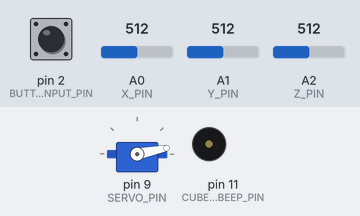
A sketch run on a simulated Arduino Uno, built with avr-gcc and run on an emulated ATmega328P. On the bench: servo, buzzer (waves = sounding). The test bench sets the inputs (shaded band); at power-on: A0 (X_PIN) = 512, pin 2 (BUTTON_INPUT_PIN) HIGH, A2 (Z_PIN) = 512, A1 (Y_PIN) = 512. Random numbers use the default seed unless the sketch sets one; what the sketch prints to the serial monitor is not drawn.

Above: at 1.2 s.
1.3 s: A0 (X_PIN) set to 716
At 2.3 s:
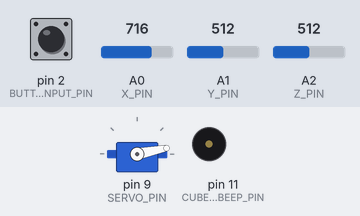
2.9 s: pin 2 (BUTTON_INPUT_PIN) pulled LOW for 3.2 s
At 6.7 s:
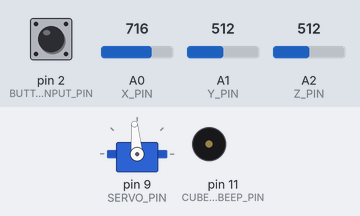
7.6 s: A2 (Z_PIN) set to 900
At 8.4 s:
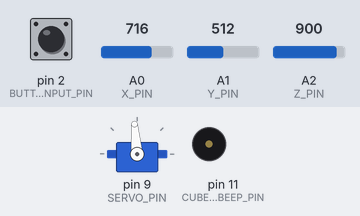
9.2 s: pin 2 (BUTTON_INPUT_PIN) pulled LOW for 0.15 s
At 9.8 s:
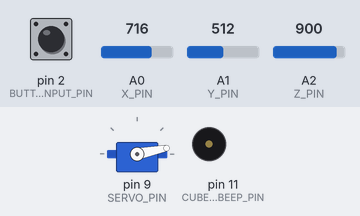
10.8 s: pin 2 (BUTTON_INPUT_PIN) pulled LOW for 1 s
At 11.2 s:
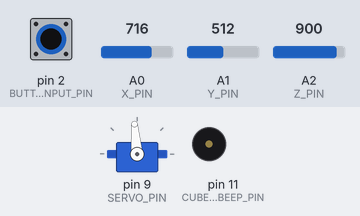
Timing chart, 0 to 13.8 s (numbered marks = the images above; inputs shaded):
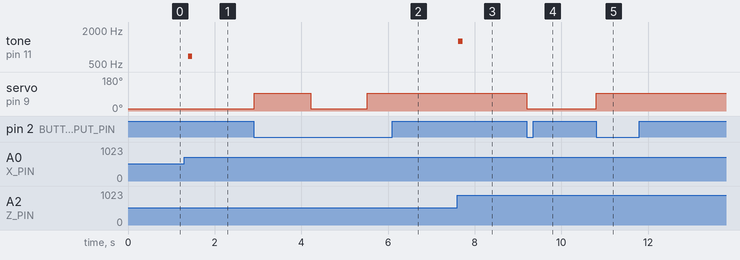

The sketch:

puzzleBox.ino
```cpp
#include <Servo.h>
#include "orientation.h"
#include "cubeOrientation.h"
#include "verifySequence.h"
#include "servoControl.h"


void setup() {
  // put your setup code here, to run once:
  Serial.begin(9600);
  Serial.print("I'm starting");
}

void loop() {
  delay(10);
  cubeOrientation_tick();
  verifySequence_tick();
  servoControl_tick();
}
```

cubeOrientation.cpp
```cpp
#include "cubeOrientation.h"

#define NO_CHANGE   0
#define IS_CHANGE   1
#define NO_READINGS 0


static int num_readings; // The number of readings currently acquired before reaching SURETY
static bool changeOfTop; // Whether or not the side has changed
static int currentTop;   // The cube's current side, determined after reaching SURETY
static int tempTop;      // The side that's currently being counted on, pre-SURETY


enum cubeOrientation_st_t {
	init_st,           // The initial state of the state machine
	count_readings_st, // Count readings until you get a SURETY number of them in a row
	final_st           // The final state of the state machine
} co_currentState = init_st;


// Ticks the SM
void cubeOrientation_tick(){
	// Perform state actions first
	switch(co_currentState){
		case init_st:
			num_readings = NO_READINGS;
			changeOfTop = NO_CHANGE;
			tempTop = orientation_getCubeTop();
			break;
		case count_readings_st:
			num_readings++;
			break;
		case final_st:
			changeOfTop = IS_CHANGE;
			currentTop = tempTop;
      cubeOrientation_beep();
      Serial.print(currentTop);
			break;
		default:
			break;
	}

	// Perform state transitions second
	switch(co_currentState){
		case init_st:
			co_currentState = count_readings_st;
			break;
		case count_readings_st:
			if (orientation_getCubeTop() != tempTop){ // If the orientation has changed
				num_readings = NO_READINGS; // reset the counter
				tempTop = orientation_getCubeTop(); // reset the temptop
        co_currentState = count_readings_st;
			}
			else if ( (orientation_getCubeTop() == tempTop) && // if the orientation hasn't changed but there's still counting to do
				        (num_readings < CUBEORIENTATION_SURETY) ){
				tempTop = orientation_getCubeTop(); // reset the temp top and stay in the same state
        co_currentState = count_readings_st;
      }
      else if (  (num_readings >= CUBEORIENTATION_SURETY) && // if the orientation hasn't changed and you've reached SURETY,
            		 (orientation_getCubeTop() == tempTop)   &&
            		 (tempTop == currentTop) ){   //     but the user is still on the same side as last time, start counting again
        num_readings = NO_READINGS;
        tempTop = orientation_getCubeTop();
        co_currentState = count_readings_st;
      }
      else if (  (num_readings >= CUBEORIENTATION_SURETY) && // if the orientation hasn't changed and you've reached SURETY, and tempTop is different from last time
                 (orientation_getCubeTop() == tempTop)    &&
                 (tempTop != currentTop) &&
                 (tempTop != CUBE_EDGE)){
        currentTop = tempTop;
        co_currentState = final_st; // Proceed to final state
      }
			break;
		case final_st:
			co_currentState = init_st;
			break;
		default:
			break;
	}
}

// Returns true if the side has changed, false if otherwise
bool cubeOrientation_topChanged(){
	return changeOfTop;
}


// Returns the side as determined by the state machine
int cubeOrientation_getCurrentTop(){
	return currentTop;
}

void cubeOrientation_beep() {
  int randomTone = random(CUBEORIENTATION_LOWEST_FREQ, CUBEORIENTATION_MAX_FREQ);
  tone(CUBEORIENTATION_BEEP_PIN, randomTone, CUBEORIENTATION_BEEP_DURATION);
}
```

cubeOrientation.h
```cpp
#ifndef cubeOrientation_h
#define cubeOrientation_h

/////////////////////////////////////////
// cubeOrientation is a state machine that determines for certain whether a user has turned a cube to a specific side.
// If the user turns the cube to a side, the state machine sets a global variable, and reports that the side has changed.
// Justin Egbert, June 2016
//////////////////////////////////////////
#include "orientation.h"

#define CUBEORIENTATION_SURETY 5  // The number of readings in a row needed to verify that the user has indeed changed the cube's face up
#define CUBEORIENTATION_BEEP_PIN 11
#define CUBEORIENTATION_BEEP_DURATION 100 // The number of ticks the duration should beep a piezoelectric buzzer
#define CUBEORIENTATION_LOWEST_FREQ 31
#define CUBEORIENTATION_MAX_FREQ 1500


void cubeOrientation_tick(); // Ticks the SM

bool cubeOrientation_topChanged(); // Returns true if the top side has changed, false if otherwise

int cubeOrientation_getCurrentTop(); // Returns the top side as determined by the state machine

void cubeOrientation_beep(); // Beeps a piezoelectric buzzer for a short time at a random frequency

#endif
```

orientation.cpp
```cpp
#include "orientation.h"

//determines whether a number is within a degree range on a circle
bool withinRange(double minVal, double givenVal, double maxVal){
  double correction = minVal;
  minVal = 0;
  givenVal = givenVal - correction;
  if (givenVal < 0) givenVal = 360 + givenVal;
  maxVal = maxVal - correction;
  if (maxVal < 0) maxVal = 360 + maxVal;
  if ((givenVal < maxVal) && (givenVal > minVal)) return true;
  else return false;
}

int cubeTopSide(double x, double y, double z){

  if( withinRange(TOPX - WIGGLE, x, TOPX + WIGGLE) &&
      withinRange(TOPY - WIGGLE, y, TOPY + WIGGLE) &&
      withinRange(TOPZ - WIGGLE, z, TOPZ + WIGGLE)   ) return CUBE_TOP;

  else if( withinRange(BOTX - WIGGLE, x, BOTX + WIGGLE) &&
           withinRange(BOTY - WIGGLE, y, BOTY + WIGGLE) &&
           withinRange(BOTZ - WIGGLE, z, BOTZ + WIGGLE)   ) return CUBE_BOTTOM;

  else if( withinRange(FROX - WIGGLE, x, FROX + WIGGLE) &&
           withinRange(FROY - WIGGLE, y, FROY + WIGGLE) &&
           withinRange(FROZ - WIGGLE, z, FROZ + WIGGLE)   ) return CUBE_FRONT;

  else if( withinRange(BACX - WIGGLE, x, BACX + WIGGLE) &&
           withinRange(BACY - WIGGLE, y, BACY + WIGGLE) &&
           withinRange(BACZ - WIGGLE, z, BACZ + WIGGLE)   ) return CUBE_BACK;

  else if( withinRange(LEFX - WIGGLE, x, LEFX + WIGGLE) &&
           withinRange(LEFY - WIGGLE, y, LEFY + WIGGLE) &&
           withinRange(LEFZ - WIGGLE, z, LEFZ + WIGGLE)   ) return CUBE_LEFT;

  else if( withinRange(RIGX - WIGGLE, x, RIGX + WIGGLE) &&
           withinRange(RIGY - WIGGLE, y, RIGY + WIGGLE) &&
           withinRange(RIGZ - WIGGLE, z, RIGZ + WIGGLE)   ) return CUBE_RIGHT;

  return CUBE_EDGE;
}

int orientation_getCubeTop(){
  //read the analog values from the accelerometer
  int xRead = analogRead(X_PIN);
  int yRead = analogRead(Y_PIN);
  int zRead = analogRead(Z_PIN);

  //convert read values to degrees -90 to 90 - Needed for atan2
  int xAng = map(xRead, MINVAL, MAXVAL, -90, 90);
  int yAng = map(yRead, MINVAL, MAXVAL, -90, 90);
  int zAng = map(zRead, MINVAL, MAXVAL, -90, 90);

  //Caculate 360deg values like so: atan2(-yAng, -zAng)
  //atan2 outputs the value of -π to π (radians)
  //We are then converting the radians to degrees
  double x = RAD_TO_DEG * (atan2(-yAng, -zAng) + PI);
  double y = RAD_TO_DEG * (atan2(-xAng, -zAng) + PI);
  double z = RAD_TO_DEG * (atan2(-yAng, -xAng) + PI);

  return cubeTopSide(x, y, z);
}
```

orientation.h
```cpp
#ifndef orientation_h
#define orientation_h

////////////////////////////////////////////////////////////////////////////
// orientation uses an accelerometer to determine an object's orientation
// Justin Egbert, accelerometer read code adapted from Bildr
// June 2016
////////////////////////////////////////////////////////////////////////////
#include "Arduino.h"


// Analog read pins
#define X_PIN 0
#define Y_PIN 1
#define Z_PIN 2

// The minimum and maximum values that came from
// the accelerometer while standing still
// You very well may need to change these
#define MINVAL 275
#define MAXVAL 315

// How many degrees of wiggle room for determining sideup?
#define WIGGLE 20

// What are the coords for each side of a cube?
#define TOPX  14  // Top side's coordinates (when the top is facing up)
#define TOPY  19
#define TOPZ  36
#define BOTX  127 // Bottom side's coordinates (when the bottom is facing up)
#define BOTY  126
#define BOTZ  45
#define FROX  40  // Front side's coordinates (when the front is facing up)
#define FROY  70
#define FROZ  20
#define BACX  40  // Back side's coordinates (when the back is facing up)
#define BACY  322
#define BACZ  129
#define LEFX  320 // Left side's coordinates (when the left side is facing up)
#define LEFY  38
#define LEFZ  315
#define RIGX  68  // Right side's coordinates (when the right side is facing up)
#define RIGY  42
#define RIGZ  70

// The sides of a cube
#define CUBE_TOP    0
#define CUBE_BOTTOM 1
#define CUBE_LEFT   2
#define CUBE_RIGHT  3
#define CUBE_FRONT  4
#define CUBE_BACK   5
#define CUBE_EDGE   6

// The letters on the sides of the cube
#define CUBE_T CUBE_RIGHT
#define CUBE_H CUBE_TOP
#define CUBE_I CUBE_BACK
#define CUBE_N CUBE_BOTTOM
#define CUBE_K CUBE_FRONT
#define CUBE_E CUBE_LEFT


// Returns the value for whichever side of a cube is facing up,
// should the accelerometer be mounted in a cube
int orientation_getCubeTop();

#endif
```

servoControl.cpp
```cpp
#include "servoControl.h"

#define OPEN_TIME  100 // in ms
#define TIMER_INIT 0
#define OPEN_DEGREES 95
#define CLOSED_DEGREES 11

int openTimer;

Servo myServo;

enum servoControl_smt_t{
  init_st,        // Initialize the SM
  closed_st,      // continuously checks if the servo should open or not
  open_st         // opens the servo until the closed button is pressed
} sc_currentState = init_st;


// Ticks the vs SM
void servoControl_tick(){
  // Perform state actions first
  switch(sc_currentState){
    case init_st:
      myServo.attach(SERVO_PIN); // Init servo
      myServo.write(CLOSED_DEGREES); // Init servo
      pinMode(BUTTON_INPUT_PIN, INPUT_PULLUP); // Init button pin
      openTimer = TIMER_INIT;
      break;
    case closed_st:
      break;
    case open_st:
      openTimer++;
      break;
    default:
      break;
  }

  // Perform state updates second
  switch(sc_currentState){
    case init_st:
      sc_currentState = closed_st;
      break;
    case closed_st:
      if (servoControl_shouldOpen()){
        sc_currentState = open_st;
        myServo.write(OPEN_DEGREES);
      }
      break;
    case open_st:
      if (servoControl_buttonPressed()){
        sc_currentState = closed_st;
        myServo.write(CLOSED_DEGREES);
        openTimer = TIMER_INIT;
      }
      break;
    default:
      break;
  }
}


// Decide if the servo should open
bool servoControl_shouldOpen(){
  if (servoControl_buttonPressed()) return true; // the box should open if the button is pressed (as a force open)
  return verifySequence_verified(); // returns if the correct combo has been entered by the user
}

// Decide if the button is pressed
bool servoControl_buttonPressed() {
  static int timer; // Uses a static variable to make it so you can't press the button multiple times in quick succession
  boolean pressed = !digitalRead(BUTTON_INPUT_PIN);
  if (pressed && timer < 0) {
    timer = BUTTON_RESET_TIMER;
    return true;
  }
  timer--;
  return false;
}
```

servoControl.h
```cpp
#ifndef servoControl_h
#define servoControl_h
////////////////////////////////////////////////////////////////////////////
// operates a servo motor for a time if an external flag is set to true
// Justin Egbert
// July 2016
////////////////////////////////////////////////////////////////////////////
#include "Arduino.h"
#include "verifySequence.h"
#include <Servo.h>

#define SERVO_PIN 9
#define BUTTON_INPUT_PIN 2
#define BUTTON_RESET_TIMER 100

// Ticks the SM
void servoControl_tick();

// Decide if the servo should open or not
bool servoControl_shouldOpen();

// Decide if the servo should close or not
bool servoControl_buttonPressed();

#endif
```

verifySequence.cpp
```cpp
#include "verifySequence.h"

#define CORRECT   1
#define INCORRECT 0
#define START_OF_SEQUENCE 0


static int currentIndex = START_OF_SEQUENCE; // The current index in the sequence array
static bool correctSequence = INCORRECT;     // A flag indicating whether the correct sequence has been input by the user


int verifySequence_getInput(){ return cubeOrientation_getCurrentTop(); }

bool verifySequence_processInput(){ return cubeOrientation_topChanged(); }


enum verifySequence_smt_t{
	init_st,        // Initialize the SM
	check_input_st, // continuously checks the user's input, and advances through the array if correct inputs are given
	final_st        // Return that the user inputted the correct sequence
} vs_currentState = init_st;


// Ticks the vs SM
void verifySequence_tick(){
	// Perform state actions first
	switch(vs_currentState){
		case init_st:
			currentIndex = START_OF_SEQUENCE;
			correctSequence = INCORRECT;
			break;
		case check_input_st:
			break;
		case final_st:
			correctSequence = CORRECT;
      Serial.print("CORRECT!\n");
			break;
		default:
			break;
	}

	// Perform state updates second
	switch(vs_currentState){
		case init_st:
			vs_currentState = check_input_st;
			break;
		case check_input_st:
			// If it's time to process the input
			if (verifySequence_processInput()){
				// If the input is incorrect
				if (verifySequence_getInput() != verifySequence_sequenceArray[currentIndex]){
					currentIndex = START_OF_SEQUENCE; // Restart the iteration
					vs_currentState = check_input_st; // Stay in the check input state
				}
				// If the input is correct
				else if(verifySequence_getInput() == verifySequence_sequenceArray[currentIndex]){
					currentIndex++; // Increment the current Index
					vs_currentState = check_input_st; // Stay in the check input state
				}
			}
			else if (verifySequence_sequenceArray[currentIndex] == VERIFYSEQUENCE_SEQUENCE_END){
				vs_currentState = final_st;
			}
			break;
		case final_st:
			vs_currentState = init_st;
			break;
		default:
			break;
	}
}


// If correct sequence is inputted returns 1, else returns 0
bool verifySequence_verified(){
	return correctSequence;
}
```

verifySequence.h
```cpp
#ifndef verifySequence_h
#define verifySequence_h

////////////////////////////////////////////////////////////////
// verifySequence checks a stream of inputs against a pre-defined combination.
// Justin Egbert, June 2016
////////////////////////////////////////////////////////////////
#include "cubeOrientation.h"
#include "orientation.h"

#define VERIFYSEQUENCE_SEQUENCESIZE 10 // The size of the desired sequence
#define VERIFYSEQUENCE_SEQUENCE_END -1 // The character used to terminate a sequence


// The sequence to be solved. It is terminated with a termination integer
int const verifySequence_sequenceArray[VERIFYSEQUENCE_SEQUENCESIZE] = {
																CUBE_T,
										 						CUBE_H,
										 						CUBE_I,
										 						CUBE_N,
										 						CUBE_K,
										 						VERIFYSEQUENCE_SEQUENCE_END
																};


// Ticks the vs SM
void verifySequence_tick();

// If the correct sequence has been inputted returns true, else returns false
bool verifySequence_verified();

// This function is what retrieves the stream of input data for the SM
int verifySequence_getInput(); // In this case, returns whichever side is on currently top

// This function tells the SM that it's time to process the given input
bool verifySequence_processInput(); // In this case, the user has turned the cube so a new side is on top

#endif
```

Measured:
- after the input at 1.3 s, tone on pin 11 (CUBEORIENTATION_BEEP_PIN): silent → 679 Hz after 0.09 s, → silent 0.10 s later
- after the input at 2.9 s, servo on pin 9 (SERVO_PIN): 11° → 95° at once, → 11° 1.3 s later, → 95° 1.3 s later
- after the input at 7.6 s, tone on pin 11 (CUBEORIENTATION_BEEP_PIN): silent → 1270 Hz at once, → silent 0.10 s later
- after the input at 9.2 s, servo on pin 9 (SERVO_PIN): 95° → 11° at once
- after the input at 10.8 s, servo on pin 9 (SERVO_PIN): 11° → 95° at once
